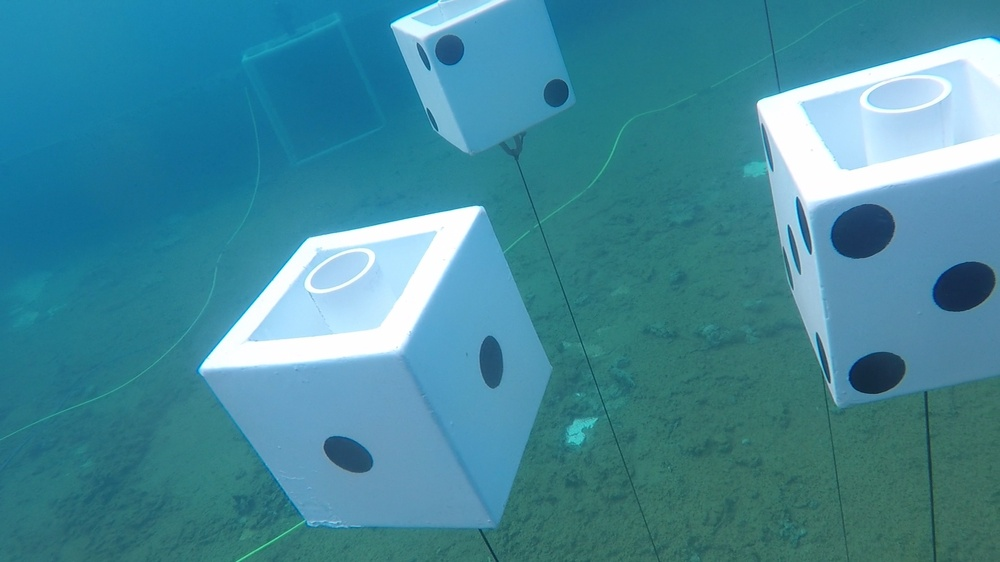
#> input picture preprocessing/preprocessingImages/images/dices-2164.jpg, 1000 x 562 px, shrunk from 1920 x 1080 before the run, found by its file name
$ python maskImage.py
#> lines starting #> are read from the running program, lines starting #| are printed output that depends on the picture; after the words box and inside, x2 and y2 are one past the last pixel; in counts of white or black regions, pixels touching at a corner belong together
import cv2
import numpy as np
import matplotlib
from matplotlib.pyplot import imshow
from matplotlib import pyplot as plt

# white color mask
img = cv2.imread("dices-2164.jpg")
#> img is the input picture: shape (562, 1000, 3); mean B, G, R 154.1, 136.9, 66.9
#converted = convert_hls(img)
image = cv2.cvtColor(img,cv2.COLOR_BGR2HSV)
#> image: shape (562, 1000, 3); mean H, S, V 93.9, 152.9, 155.7
lower = np.uint8([70, 150, 150])
upper = np.uint8([200, 255, 255])
white_mask = cv2.inRange(image, lower, upper)
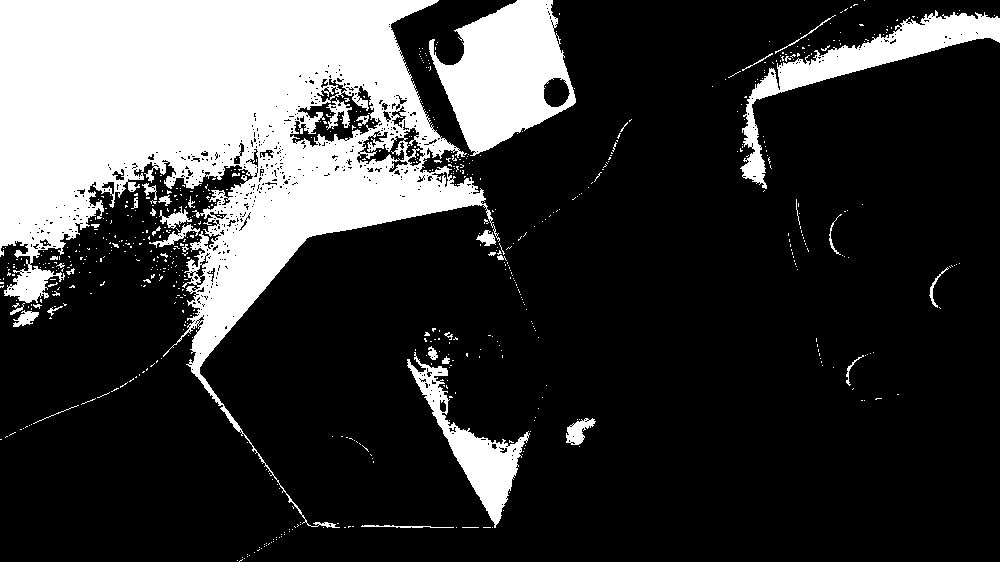
#> white_mask: shape (562, 1000); 22.9% white; 686 white regions (648 under 20 px), largest, box (x1, y1, x2, y2) and area: (0, 0, 500, 528) 97401, (429, 0, 576, 156) 13317, (740, 10, 1000, 189) 7802
# yellow color mask
lower = np.uint8([10, 0,   100])
upper = np.uint8([40, 255, 255])
yellow_mask = cv2.inRange(image, lower, upper)
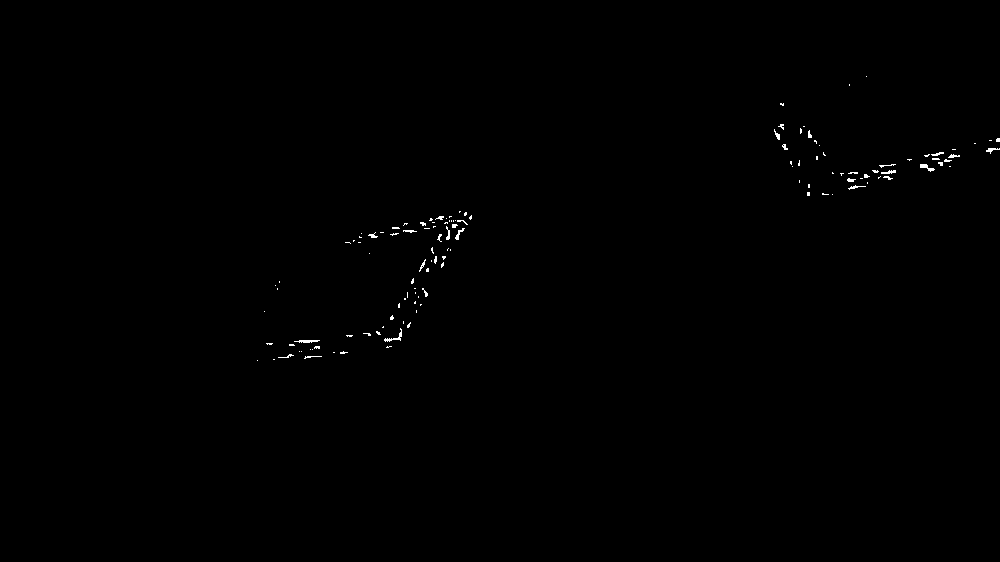
#> yellow_mask: shape (562, 1000); 0.26% white in thin lines or dots, all inside (x1, y1, x2, y2) = (257, 76, 1000, 361)
# combine the mask
mask = cv2.bitwise_or(white_mask, yellow_mask)
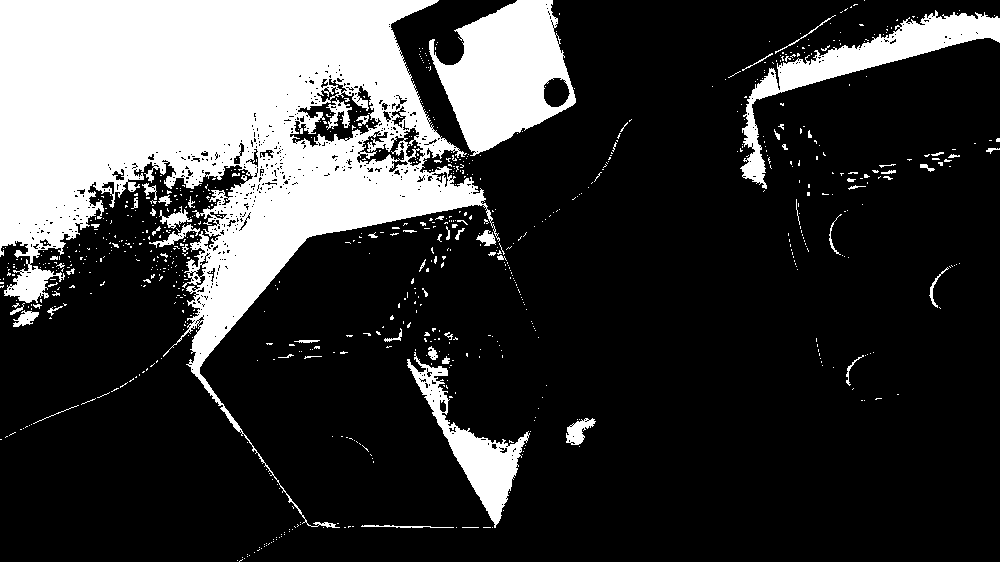
#> mask: shape (562, 1000); 23.1% white; 814 white regions (753 under 20 px), largest, box (x1, y1, x2, y2) and area: (0, 0, 500, 528) 97401, (429, 0, 576, 156) 13317, (740, 10, 1000, 189) 7802
result = img.copy()
cv2.imwrite("mask.jpg",white_mask)
